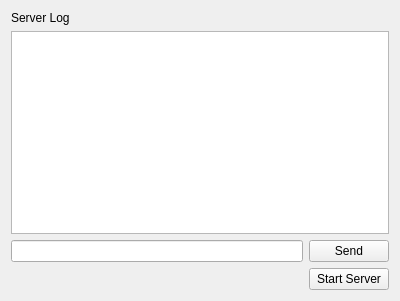
<?xml version="1.0" encoding="UTF-8"?>
<ui version="4.0">
 <class>ServerWindow</class>
 <widget class="QWidget" name="ServerWindow">
  <property name="geometry">
   <rect>
    <x>0</x>
    <y>0</y>
    <width>400</width>
    <height>301</height>
   </rect>
  </property>
  <property name="windowTitle">
   <string>Qt Simple Chat Server</string>
  </property>
  <layout class="QGridLayout" name="gridLayout">
   <item row="3" column="0">
    <spacer name="horizontalSpacer">
     <property name="orientation">
      <enum>Qt::Horizontal</enum>
     </property>
     <property name="sizeHint" stdset="0">
      <size>
       <width>298</width>
       <height>20</height>
      </size>
     </property>
    </spacer>
   </item>
   <item row="0" column="0" colspan="2">
    <widget class="QLabel" name="label">
     <property name="text">
      <string>Server Log</string>
     </property>
    </widget>
   </item>
   <item row="3" column="1">
    <widget class="QPushButton" name="startStopButton">
     <property name="text">
      <string>Start Server</string>
     </property>
    </widget>
   </item>
   <item row="1" column="0" colspan="2">
    <widget class="QPlainTextEdit" name="logEditor">
     <property name="readOnly">
      <bool>true</bool>
     </property>
    </widget>
   </item>
   <item row="2" column="0">
    <widget class="QLineEdit" name="messageEdit"/>
   </item>
   <item row="2" column="1">
    <widget class="QPushButton" name="sendButton">
     <property name="text">
      <string>Send</string>
     </property>
    </widget>
   </item>
  </layout>
 </widget>
 <resources/>
 <connections/>
</ui>
